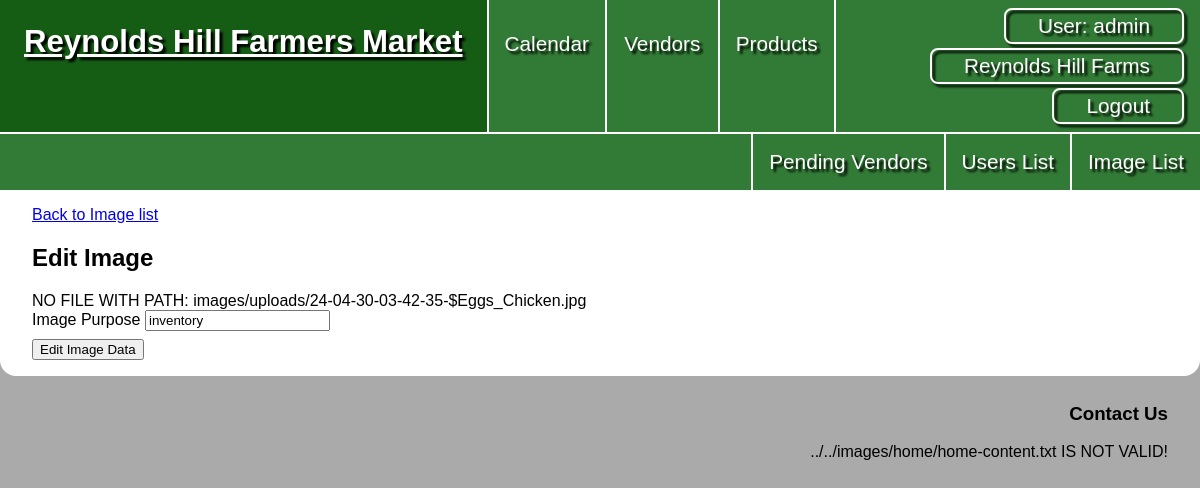
Screenshot of /images/edit.php?id=24 (signed in) with the database file from the repository.
### tables this page shows
CREATE TABLE `images` (
  `image_id` int NOT NULL,
  `im_user_id` int NOT NULL,
  `content` varchar(255) NOT NULL,
  `upload_date` datetime NOT NULL DEFAULT CURRENT_TIMESTAMP,
  `alt_text` text,
  `im_vendor_id` int DEFAULT NULL,
  `im_product_id` int DEFAULT NULL,
  `image_purpose` varchar(255) DEFAULT NULL
);

### private/classes/DatabaseObject.class.php (called while the page is built, shortened)
<?php
class DatabaseObject {
  static protected $database;
  static public function set_database($database) {
    self::$database = $database;
  }
  static public function find_by_sql($sql) {
    $result = self::$database->query($sql);
    $object_array = [];
    while($record = $result->fetch_assoc()) {
      $object_array[] = static::instantiate($record);
    }
    if(count($object_array) > 0){
      return $object_array;
    } else {
      return false;
    }
  }
  static protected function instantiate($record) {
    $object = new static;
    foreach($record as $property => $value) {
      if(property_exists($object, $property)) {
        $object->$property = $value;
      }
    }
    return $object;
  }
}
?>

### public/images/edit.php (the view, shortened to what this page needs)
<?php require_once('../../private/initialize.php');
$image_id = h($_GET['id']);
$image = Image::find_by_id($image_id);
?>
<?php include(SHARED_PATH . '/public_header.php'); ?>
<main>
  <a href="<?php echo url_for('/images/list.php'); ?>">Back to Image list</a>
  <h2>Edit Image</h2>
  <?php $image->print_image(600, 600, false); ?>
  <form action="<?php echo url_for('/images/edit.php?id=' . $image_id); ?>" method="post">
    <label>Image Purpose</label>
    <input type="text" name="image[image_purpose]" value="<?php echo $image->image_purpose ?? ''; ?>"><br>
    <input type="submit" value="Edit Image Data">
  </form>
</main>
<?php include(SHARED_PATH . '/public_footer.php'); ?>

### private/classes/Image.class.php (shortened to what this page needs)
<?php
class Image extends DatabaseObject {
  static protected $table_name = 'images';
  public $content;
  static public $public_image_path = 'images/uploads/';
  static public function find_by_id($image_id) {
    $sql = "SELECT * FROM " . static::$table_name . " ";
    $sql .= "WHERE image_id = '" . $image_id . "';";
    return static::find_by_sql($sql)[0];
  }
  public function print_image($max_width, $max_height, $grow=true) {
    if(!file_exists(path_to_public() . Image::$public_image_path . $this->content)) {
      echo "NO FILE WITH PATH: " . path_to_public() . Image::$public_image_path . $this->content;
      return false;}
  }
}

### public/css/styles.css (style rules this page uses)
* { box-sizing: border-box; }
html { font: 16px Verdana, Geneva, Tahoma, sans-serif; }
body { background-color: #aaa; margin: 0; }
main { padding: 1rem 2rem; }
main input[type="submit"] { margin-top: .5rem; }

### rows the page displays
images: content "24-04-30-03-42-35-$Eggs_Chicken.jpg", image_purpose "inventory"

### other values shown
$session->display_name "admin"
$session->active_vendor_name "Reynolds Hill Farms"
Image::$public_image_path "images/uploads/"
$filepath "../../images/home/home-content.txt"
